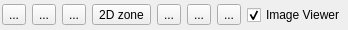
<?xml version="1.0" encoding="UTF-8"?>
<ui version="4.0">
 <class>PointPropertiesDlg</class>
 <widget class="QDialog" name="PointPropertiesDlg">
  <property name="geometry">
   <rect>
    <x>0</x>
    <y>0</y>
    <width>295</width>
    <height>30</height>
   </rect>
  </property>
  <property name="windowTitle">
   <string>Points Properties</string>
  </property>
  <layout class="QHBoxLayout">
   <property name="leftMargin">
    <number>2</number>
   </property>
   <property name="topMargin">
    <number>2</number>
   </property>
   <property name="rightMargin">
    <number>2</number>
   </property>
   <property name="bottomMargin">
    <number>2</number>
   </property>
   <item>
    <widget class="QToolButton" name="pointPropertiesButton">
     <property name="toolTip">
      <string comment="Display selected point properties">Select one point and display its information</string>
     </property>
     <property name="statusTip">
      <string comment="Display selected point properties">Select one point and display its information</string>
     </property>
     <property name="text">
      <string notr="true">...</string>
     </property>
     <property name="icon">
      <iconset resource="../icons.qrc">
       <normaloff>:/CC/images/smallPointProperties.png</normaloff>:/CC/images/smallPointProperties.png</iconset>
     </property>
    </widget>
   </item>
   <item>
    <widget class="QToolButton" name="pointPointDistanceButton">
     <property name="toolTip">
      <string comment="Compute point to point distance">Select 2 points and display segment information (length, etc.)</string>
     </property>
     <property name="statusTip">
      <string comment="Compute point to point distance">Select 2 points and display segment information (length, etc.)</string>
     </property>
     <property name="whatsThis">
      <string/>
     </property>
     <property name="text">
      <string notr="true">...</string>
     </property>
     <property name="icon">
      <iconset resource="../icons.qrc">
       <normaloff>:/CC/images/smallPointDistance.png</normaloff>:/CC/images/smallPointDistance.png</iconset>
     </property>
    </widget>
   </item>
   <item>
    <widget class="QToolButton" name="pointsAngleButton">
     <property name="toolTip">
      <string>Select 3 points and display corresponding triangle information</string>
     </property>
     <property name="statusTip">
      <string>Select 3 points and display corresponding triangle information</string>
     </property>
     <property name="text">
      <string notr="true">...</string>
     </property>
     <property name="icon">
      <iconset resource="../icons.qrc">
       <normaloff>:/CC/images/smallPointsAngle.png</normaloff>:/CC/images/smallPointsAngle.png</iconset>
     </property>
    </widget>
   </item>
   <item>
    <widget class="QToolButton" name="rectZoneToolButton">
     <property name="toolTip">
      <string>Define a rectangular 2D label</string>
     </property>
     <property name="statusTip">
      <string>Define a rectangular 2D label</string>
     </property>
     <property name="text">
      <string>2D zone</string>
     </property>
     <property name="icon">
      <iconset resource="../icons.qrc">
       <normaloff>:/CC/images/smallRectangleSelect.png</normaloff>:/CC/images/smallRectangleSelect.png</iconset>
     </property>
    </widget>
   </item>
   <item>
    <widget class="QToolButton" name="saveLabelButton">
     <property name="toolTip">
      <string>Save current label (added to cloud children)</string>
     </property>
     <property name="statusTip">
      <string>Save current label (added to cloud children)</string>
     </property>
     <property name="text">
      <string notr="true">...</string>
     </property>
     <property name="icon">
      <iconset resource="../icons.qrc">
       <normaloff>:/CC/images/ccSave.png</normaloff>:/CC/images/ccSave.png</iconset>
     </property>
    </widget>
   </item>
   <item>
    <widget class="QToolButton" name="razButton">
     <property name="text">
      <string notr="true">...</string>
     </property>
     <property name="icon">
      <iconset resource="../icons.qrc">
       <normaloff>:/CC/images/smallReset.png</normaloff>:/CC/images/smallReset.png</iconset>
     </property>
    </widget>
   </item>
   <item>
    <widget class="QToolButton" name="closeButton">
     <property name="text">
      <string notr="true">...</string>
     </property>
     <property name="icon">
      <iconset resource="../icons.qrc">
       <normaloff>:/CC/images/smallCancel.png</normaloff>:/CC/images/smallCancel.png</iconset>
     </property>
    </widget>
   </item>
   <item>
    <widget class="QCheckBox" name="imageViewer">
     <property name="text">
      <string>Image Viewer</string>
     </property>
     <property name="checked">
      <bool>true</bool>
     </property>
    </widget>
   </item>
  </layout>
 </widget>
 <resources>
  <include location="../icons.qrc"/>
  <include location="../icons.qrc"/>
 </resources>
 <connections/>
</ui>
